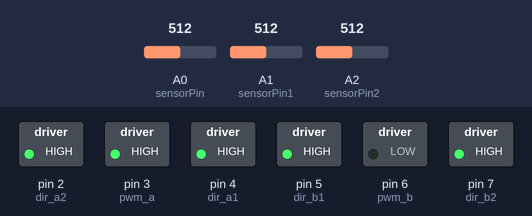
Simulated run of this sketch. Board: Arduino Uno, built with avr-gcc and run on an emulated ATmega328P. Parts: switched loads named in the sketch (green lamp = pin HIGH). Dashed ring = blinking. Inputs (shaded band) come from the test bench; at power-on: A1 (sensorPin1) = 512, A0 (sensorPin) = 512, A2 (sensorPin2) = 512.

Above: at 2.05 s.
2.1 s: A1 (sensorPin1) set to 1010
At 2.2 s:
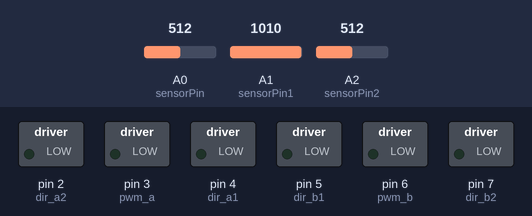
5.6 s: A1 (sensorPin1) set to 990
At 5.95 s:
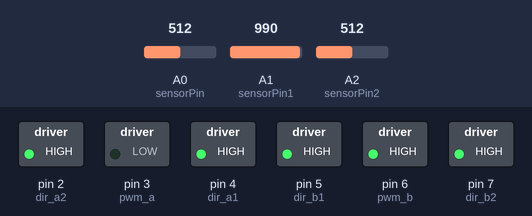
9.1 s: A1 (sensorPin1) set to 1023
At 10.25 s:
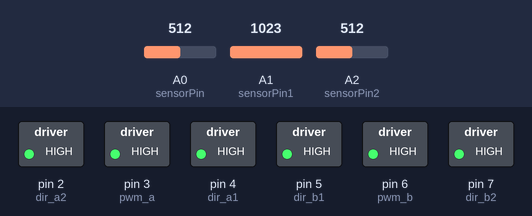
Timing chart, 0 to 18.6 s (numbered marks = the images above; inputs shaded):
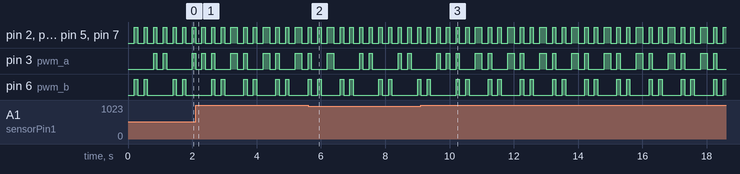

Measured:
- by itself, pin 2 (dir_a2), pin 4 (dir_a1), pin 5 (dir_b1), pin 7 (dir_b2): repeats every 1.0 s: LOW 0.20 s, HIGH 0.20 s, LOW 0.20 s, HIGH 0.10 s, LOW 0.20 s, HIGH 0.10 s

The sketch:

linefollower.ino
```cpp
int sensorPin  = A0; //analog pin 0
int sensorPin1 = A1; //analog pin 1
int sensorPin2 = A2; //analog pin 2

int pwm_a = 3;   //PWM control for motor outputs 1 and 2 is on digital pin 3
int pwm_b = 6;  //PWM control for motor outputs 3 and 4 is on digital pin 11
int dir_a1 = 4;
int dir_a2 = 2;
int dir_b1 = 5;
int dir_b2 = 7;

void setup(){
  Serial.begin(9600);

  pinMode(pwm_a, OUTPUT);  //Set control pins to be outputs
  pinMode(pwm_b, OUTPUT);
  pinMode(dir_a1, OUTPUT);
  pinMode(dir_a2, OUTPUT);
  pinMode(dir_b1, OUTPUT);
  pinMode(dir_b2, OUTPUT);

}

void loop(){
  int val  = analogRead(sensorPin); //reading analog values for sensor1
  int val1 = analogRead(sensorPin1);//reading analog values for sensor2
  int val2 = analogRead(sensorPin2);//reading analog values for sensor3

  if(val<1000 && val1>1000 && val2<1000)
  {
    delay(200);
    forward();
    delay(100);
    stopped();
  }
  if(val<1000)
  {
    delay(200);
    TurnRight();
    delay(100);
    stopped();
  }
  if(val<1000 && val1<1000)
  {
    delay(200);
    TurnRight();
    delay(100);
    stopped();
  }
  if(val2<1000)
  {
    delay(200);
    TurnLeft();
    delay(100);
    stopped();
  }
  if(val1<1000 && val2<1000)
  delay(200);
  TurnLeft();
  delay(100);
  stopped();
}


 void forward() //full speed forward
{
  digitalWrite(dir_a1, HIGH);  //Reverse both motors direction, 1 high
  digitalWrite(dir_a2, HIGH);
  digitalWrite(dir_b1, HIGH);  //Reverse both motors direction, 2 high
  digitalWrite(dir_b2, HIGH);
  analogWrite(pwm_a, 255);    //set motor A to run at 100% duty cycle (fast)
  analogWrite(pwm_b, 255);    //set motor B to run at 100% duty cycle (fast)
}

void TurnRight() //turn right
{
  digitalWrite(dir_a1, HIGH);  //Set motor direction, 1 high
  digitalWrite(dir_a2, HIGH);
  digitalWrite(dir_b1, HIGH);  //Set motor direction, 2 high
  digitalWrite(dir_b2, HIGH);
  analogWrite(pwm_a, 0);   //set motor 2 to run at 100% duty cycle (fast)
  analogWrite(pwm_b, 255);
}

void TurnLeft() //turn left
{
  digitalWrite(dir_a1, HIGH);  //Set motor direction, 1 low, 2 high
  digitalWrite(dir_a2, HIGH);
  digitalWrite(dir_b1, HIGH);  //Set motor direction, 3 high, 4 low
  digitalWrite(dir_b2, HIGH);
  analogWrite(pwm_a, 255);   //set motor 1 to run at 100% duty cycle (fast)
  analogWrite(pwm_b, 0);
}

 void stopped() //stop the motor
{
  digitalWrite(dir_a1, LOW);  //Set motor direction, 1 low
  digitalWrite(dir_a2, LOW);
  digitalWrite(dir_b1, LOW);  //Set motor direction, 2 low
  digitalWrite(dir_b2, LOW);
  analogWrite(pwm_a, 0);   //set both motors to stop(0)
  analogWrite(pwm_b, 0);
}
```
